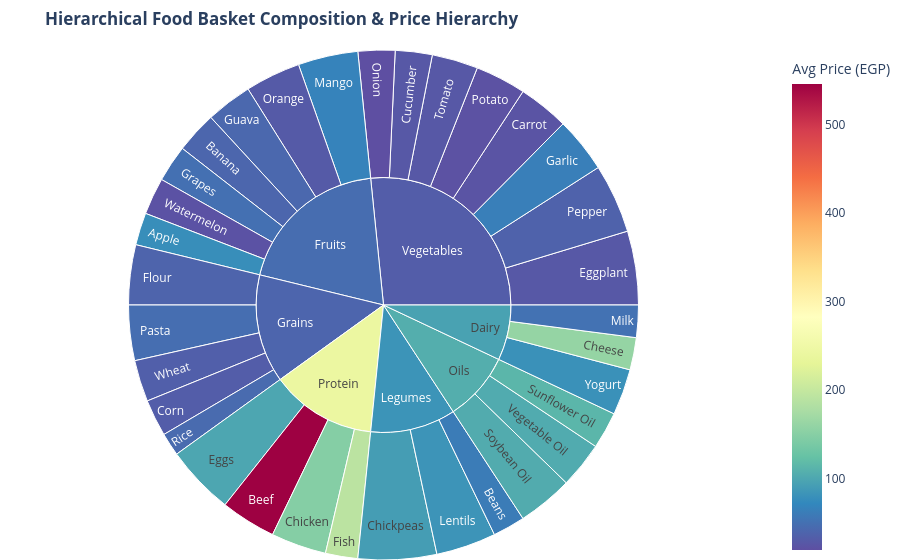

Notebook code cell kept with this figure:
### Code cell
sunburst_df = df.groupby(['Category', 'Commodity'], as_index=False).agg(
    Avg_Price=('Price_EGP', 'mean'),
    Record_Count=('Price_EGP', 'count')
)

fig_sunburst = px.sunburst(
    sunburst_df,
    path=['Category', 'Commodity'],
    values='Record_Count',
    color='Avg_Price',
    color_continuous_scale=px.colors.diverging.Spectral_r,
    title="<b>Hierarchical Food Basket Composition & Price Hierarchy</b>",
    template="plotly_white"
)

fig_sunburst.update_layout(
    margin=dict(t=50, l=0, r=0, b=0),
    coloraxis_colorbar=dict(title="Avg Price (EGP)")
)

fig_sunburst.show()

### Figure 1 — Plotly figure (JSON) as saved in the notebook; plotly's stock layout.template omitted (floating-point values rounded to 4 significant figures)
{"data": [{"branchvalues": "total", "customdata": [[160.0], [51.59], [79.74], [77.46], [40.64], [49.72], [41.73], [67.06], [29.53], [22.17], [32.01], [38.53], [47.62], [44.45], [34.01], [60.64], [90.93], [82.6], [103.9], [113.7], [103.3], [546.2], [148.2], [98.7], [191.1], [23.51], [27.63], [26.94], [63.83], [18.99], [36.94], [21.56], [26.94], [94.95], [46.66], [39.51], [82.28], [106.3], [242.4], [31.75]], "domain": {"x": [0, 1], "y": [0, 1]}, "hovertemplate": "labels=%{label}<br>Record_Count=%{value}<br>parent=%{parent}<br>id=%{id}<br>Avg_Price=%{color}<extra></extra>", "ids": ["Dairy/Cheese", "Dairy/Milk", "Dairy/Yogurt", "Fruits/Apple", "Fruits/Banana", "Fruits/Grapes", "Fruits/Guava", "Fruits/Mango", "Fruits/Orange", "Fruits/Watermelon", "Grains/Corn", "Grains/Flour", "Grains/Pasta", "Grains/Rice", "Grains/Wheat", "Legumes/Beans", "Legumes/Chickpeas", "Legumes/Lentils", "Oils/Soybean Oil", "Oils/Sunflower Oil", "Oils/Vegetable Oil", "Protein/Beef", "Protein/Chicken", "Protein/Eggs", "Protein/Fish", "Vegetables/Carrot", "Vegetables/Cucumber", "Vegetables/Eggplant", "Vegetables/Garlic", "Vegetables/Onion", "Vegetables/Pepper", "Vegetables/Potato", "Vegetables/Tomato", "Dairy", "Fruits", "Grains", "Legumes", "Oils", "Protein", "Vegetables"], "labels": ["Cheese", "Milk", "Yogurt", "Apple", "Banana", "Grapes", "Guava", "Mango", "Orange", "Watermelon", "Corn", "Flour", "Pasta", "Rice", "Wheat", "Beans", "Chickpeas", "Lentils", "Soybean Oil", "Sunflower Oil", "Vegetable Oil", "Beef", "Chicken", "Eggs", "Fish", "Carrot", "Cucumber", "Eggplant", "Garlic", "Onion", "Pepper", "Potato", "Tomato", "Dairy", "Fruits", "Grains", "Legumes", "Oils", "Protein", "Vegetables"], "marker": {"coloraxis": "coloraxis", "colors": [160.0, 51.59, 79.74, 77.46, 40.64, 49.72, 41.73, 67.06, 29.53, 22.17, 32.01, 38.53, 47.62, 44.45, 34.01, 60.64, 90.93, 82.6, 103.9, 113.7, 103.3, 546.2, 148.2, 98.7, 191.1, 23.51, 27.63, 26.94, 63.83, 18.99, 36.94, 21.56, 26.94, 94.95, 46.66, 39.51, 82.28, 106.3, 242.4, 31.75]}, "name": "", "parents": ["Dairy", "Dairy", "Dairy", "Fruits", "Fruits", "Fruits", "Fruits", "Fruits", "Fruits", "Fruits", "Grains", "Grains", "Grains", "Grains", "Grains", "Legumes", "Legumes", "Legumes", "Oils", "Oils", "Oils", "Protein", "Protein", "Protein", "Protein", "Vegetables", "Vegetables", "Vegetables", "Vegetables", "Vegetables", "Vegetables", "Vegetables", "Vegetables", "", "", "", "", "", "", ""], "type": "sunburst", "values": [10000.0, 10000.0, 14290.0, 10000.0, 12860.0, 11430.0, 14290.0, 18580.0, 17150.0, 11430.0, 11430.0, 18580.0, 17150.0, 7145.0, 12860.0, 10000.0, 24290.0, 18580.0, 17150.0, 11430.0, 14290.0, 17150.0, 17150.0, 21440.0, 10000.0, 15720.0, 11430.0, 22860.0, 17150.0, 11430.0, 21440.0, 15720.0, 14290.0, 34300.0, 95740.0, 67160.0, 52870.0, 42870.0, 65730.0, 130000.0]}], "layout": {"coloraxis": {"autocolorscale": false, "colorbar": {"title": {"text": "Avg Price (EGP)"}}, "colorscale": [[0, "rgb(94,79,162)"], [0.1, "rgb(50,136,189)"], [0.2, "rgb(102,194,165)"], [0.3, "rgb(171,221,164)"], [0.4, "rgb(230,245,152)"], [0.5, "rgb(255,255,191)"], [0.6, "rgb(254,224,139)"], [0.7, "rgb(253,174,97)"], [0.8, "rgb(244,109,67)"], [0.9, "rgb(213,62,79)"], [1, "rgb(158,1,66)"]]}, "legend": {"tracegroupgap": 0}, "margin": {"b": 0, "l": 0, "r": 0, "t": 50}, "title": {"text": "<b>Hierarchical Food Basket Composition & Price Hierarchy</b>"}}}
